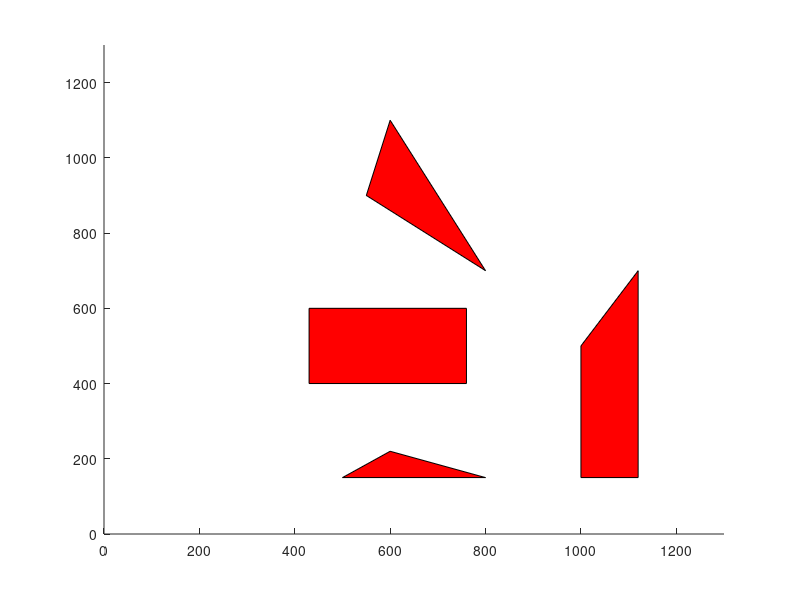

Here is the MATLAB script that generated this plot: (Note: this script raises an error after producing the figure.)
clc;
clear all;
xo = 0;
yo = 0;
r_robo = 0.25;           % for robot


no_obj = 4;
x_obj1 = [430 760 760 430];
y_obj1 = [400 400 600 600];
x_obj2 = [1000 1120 1120 1000];
y_obj2 = [150 150 700 500];
x_obj3 = [500 800 600];
y_obj3 = [150 150 220];
x_obj4 = [800 550 600];
y_obj4 = [700 900 1100];
%x_obj5 = [];    
%y_obj5 = [];

axis([0 1300 0 1300])
patch( x_obj1,y_obj1,'red');
hold on;
patch( x_obj2,y_obj2,'red');
hold  on;
patch( x_obj3,y_obj3,'red');
hold on;
patch(x_obj4 , y_obj4,'red');
hold on;

confsize = no_obj+2;
global configSpace;
edgelist=[];
global Graph;
configSpace = [xo,yo,1;x_obj1(1),y_obj1(1),2;x_obj1(2),y_obj1(2),3;x_obj1(3),y_obj1(3),4;x_obj1(4),y_obj1(4),5;x_obj2(1),y_obj2(1),6;x_obj2(2),y_obj2(2),7;x_obj2(3),y_obj2(3),8;x_obj2(4),y_obj2(4),9;x_obj3(1),y_obj3(1),10;x_obj3(2),y_obj3(2),11;x_obj3(3),y_obj3(3),12;x_obj4(1),y_obj4(1),13;x_obj4(2),y_obj4(2),14;x_obj4(3),y_obj4(3),15];
% ?????? method to get edges
edgelist=[2,3;2,4;2,5;3,4;3,5;4,5;6,7;6,8;6,9;7,8;7,9;8,9;10,11;10,12;11,12;13,14;14,15;13,15];   
array_vertexnum=[];
%array_vertexnum=[array_vertexnum,smallest_edge_visibility(configSpace,[xo,yo]);
index =1;
for index=1:size(configSpace)
    %Graph =[Graph,
    Graph = smallest_edge_visiblity_graph(Graph,configSpace,index,edgelist);
end
xf = configSpace(7,1);
yf = configSpace(7,2);
node=[xo,yo;x_obj1(1),y_obj1(1);x_obj1(2),y_obj1(2);x_obj1(3),y_obj1(3);x_obj1(4),y_obj1(4);x_obj2(1),y_obj2(1);x_obj2(2),y_obj2(2);x_obj2(3),y_obj2(3);x_obj2(4),y_obj2(4);x_obj3(1),y_obj3(1);x_obj3(2),y_obj3(2);x_obj3(3),y_obj3(3);xf,yf];
G = sparse(Graph);

[dist, path, pred] = graphshortestpath(G,1,7);             % since goal is closest to vertex9

figure(2)
plot(node(path(:),1),node(path(:),2),'o');
hold on;

xo=0;
yo=0;
xodot=0.5;
xfdot=2;
kodot=0;
kfdot=0.3;

t0=20;
tf=30;
tc = 25;

% Fitting bernstein from goal to end


[xt_robo , xt_dot , kt, kt_dot, yt_robo , yt_dot, omega_t , velocity] = bernstein_path(xo,yo,xodot,node(path(1),1),node(path(1),2),xfdot,(xo+node(path(1),1))/2,(yo+node(path(1),2))/2,t0,tf,tc,kodot,kfdot);

X=xt_robo;
Y=yt_robo;
for i = 1:length(path)
    %t0 = i*unitT;
    %tf = 0.8*(i+8)*unitT;
    %tc= 0.4*(i+4)*unitT;
    t0 = t0 +20;
    tf = tf +25;
    tc = (t0+tf)/2;
    xodot = xt_dot(length(xt_dot));
    xfdot = xodot + 40 ;
    kodot = kt_dot(length(kt_dot));
    kfdot = kodot + 0.8;
    xo = X(length(X));
    yo = Y(length(Y));
    
    xf = node(path(i),1);
    yf = node(path(i),2);
    [xt_robo , xt_dot , kt, kt_dot, yt_robo , yt_dot, omega_t , velocity] = bernstein_path(xo,yo,xodot,xf,yf,xfdot,(node(path(i),1)+xo)/2,(node(path(i),2)+yo)/2,t0,tf,tc,kodot,kfdot);
     X = [X;xt_robo];
     Y = [Y;yt_robo];
    
end
X= [X;xf];
Y=[Y;yf];

plot(X,Y,'-g');

